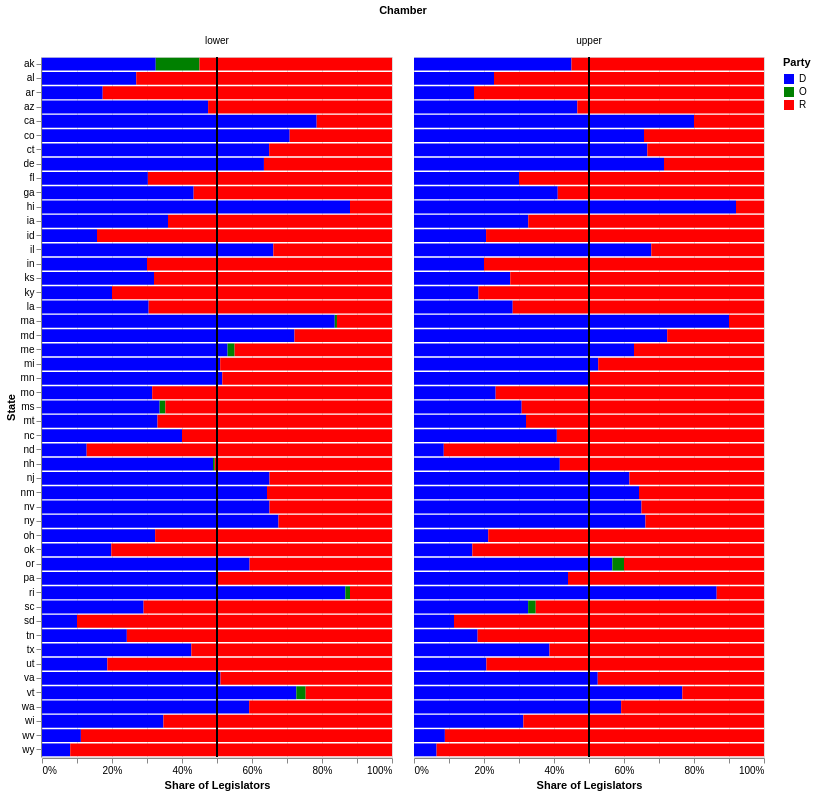

Source (notebook cell):
### Markdown cell above
### 2.2 - Faceted Plot

Add a function `party_control_by_chamber` that contains the following elements:

- One bar per state, **along the Y axis**.
- Each bar should consist of a stack: a blue portion, a green portion, and a red portion, corresponding to the D, O, and R `party_code` respectively.
- A vertical line at the 50% mark, indicating (likely) party control.
- Finally, facet the chart on `type` so that you get a set of bars for the lower and upper chambers.

See `imgs/ex2.2.png` for an example.

### Code cell
def party_control_by_chamber(df):
    counts = (
        df.groupby(["state", "type", "party_code"])
        .size()
        .reset_index(name="count")
    )
    base = alt.Chart(counts)

    bars = base.mark_bar().encode(
        y=alt.Y("state:N", title="State"),
        x=alt.X(
            "count:Q",
            stack="normalize",
            axis=alt.Axis(format=".0%"),
            title="Share of Legislators"
        ),
        color=alt.Color(
            "party_code:N",
            title="Party",
            scale=alt.Scale(
                domain=["D", "O", "R"],
                range=["blue", "green", "red"]
            )
        ),
        order=alt.Order("party_code:N", sort="ascending")
    )

    line = base.mark_rule(color="black").encode(
        x=alt.datum(0.5)
    )

    return (bars + line).properties(
        width=350,
        height=700
    ).facet(
        column=alt.Column("type:N", title="Chamber")
    )


party_control_by_chamber(clean_party_df())

### Figure 1 — Vega-Lite specification as saved in the notebook (floating-point values rounded to 4 significant figures; data arrays with more than 128 entries replaced by an {"elided": "..."} marker saying what was removed)
{"config": {"view": {"continuousWidth": 300, "continuousHeight": 300}}, "data": {"name": "data-90aebc3b023328ba7a7e0f8bf5cb19e8"}, "facet": {"column": {"field": "type", "title": "Chamber", "type": "nominal"}}, "spec": {"layer": [{"mark": {"type": "bar"}, "encoding": {"color": {"field": "party_code", "scale": {"domain": ["D", "O", "R"], "range": ["blue", "green", "red"]}, "title": "Party", "type": "nominal"}, "order": {"field": "party_code", "sort": "ascending", "type": "nominal"}, "x": {"axis": {"format": ".0%"}, "field": "count", "stack": "normalize", "title": "Share of Legislators", "type": "quantitative"}, "y": {"field": "state", "title": "State", "type": "nominal"}}}, {"mark": {"type": "rule", "color": "black"}, "encoding": {"x": {"datum": 0.5}}}], "height": 700, "width": 350}, "$schema": "https://vega.github.io/schema/vega-lite/v6.4.1.json", "datasets": {"data-90aebc3b023328ba7a7e0f8bf5cb19e8": {"elided": "205 records"}}}
